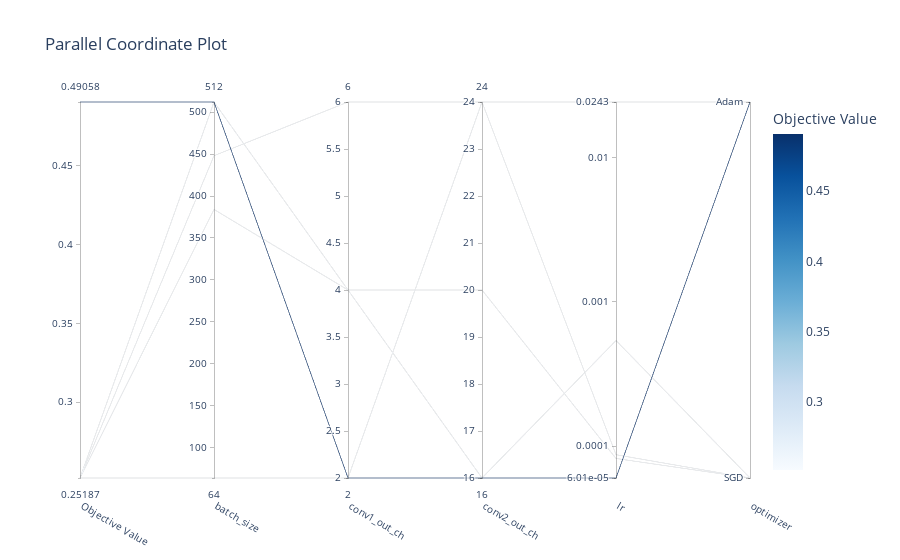

Notebook source saved alongside this figure:
### Code cell
optuna.visualization.plot_parallel_coordinate(study)

### Figure 1 — Plotly figure (JSON) as saved in the notebook; plotly's stock layout.template omitted (floating-point values rounded to 4 significant figures)
{"data": [{"dimensions": [{"label": "Objective Value", "range": [0.2519, 0.4906], "values": [0.2519, 0.4906, 0.2519, 0.2519, 0.2519]}, {"label": "batch_size", "range": [64, 512], "values": [64, 512, 448, 512, 384]}, {"label": "conv1_out_ch", "range": [2, 6], "values": [2, 2, 6, 4, 4]}, {"label": "conv2_out_ch", "range": [16, 24], "values": [24, 16, 24, 16, 20]}, {"label": "lr", "range": [-4.221, -1.615], "ticktext": ["6.01e-05", "0.0001", "0.001", "0.01", "0.0243"], "tickvals": [-4.221, -4, -3, -2, -1.615], "values": [-4.059, -4.221, -1.615, -3.268, -4.085]}, {"label": "optimizer", "range": [0, 1], "ticktext": ["SGD", "Adam"], "tickvals": [0, 1], "values": [0, 1, 1, 0, 0]}], "labelangle": 30, "labelside": "bottom", "line": {"color": [0.2519, 0.4906, 0.2519, 0.2519, 0.2519], "colorbar": {"title": {"text": "Objective Value"}}, "colorscale": [[0, "rgb(247,251,255)"], [0.125, "rgb(222,235,247)"], [0.25, "rgb(198,219,239)"], [0.375, "rgb(158,202,225)"], [0.5, "rgb(107,174,214)"], [0.625, "rgb(66,146,198)"], [0.75, "rgb(33,113,181)"], [0.875, "rgb(8,81,156)"], [1, "rgb(8,48,107)"]], "reversescale": false, "showscale": true}, "type": "parcoords"}], "layout": {"title": {"text": "Parallel Coordinate Plot"}}}
